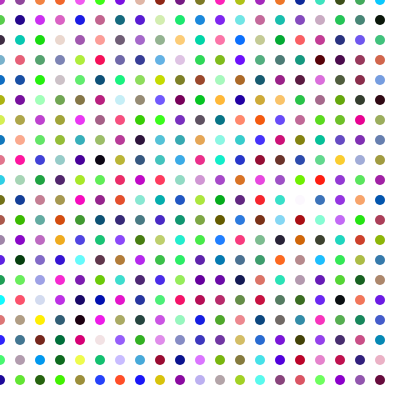
Frame 1 (no input)
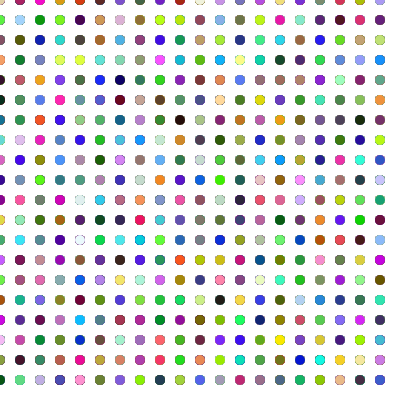
Frame 60 (no input)
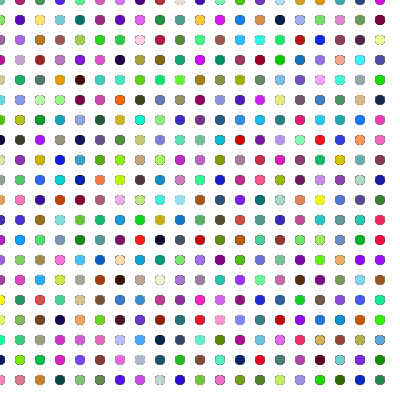
Frame 120 (the mouse pressed at the canvas centre since frame 60)

The p5.js sketch that drew these frames (run headless with seeded random() and noise() and a simulated clock; from frame 60 on, the mouse is pressed at the canvas centre):

// p5.js sketch
// ── sketch.js
function setup() {
  createCanvas(400, 400);
  // noLoop();
}

function draw() {
  noStroke();
  for (var i = 0; i < width; i += 20) {
    for (var j = 0; j < height; j += 20) {
      fill(random(0, 255), random(0, 255), 
       random(0, 255));
      ellipse(i, j, 10, 10)
    }
  }
}
